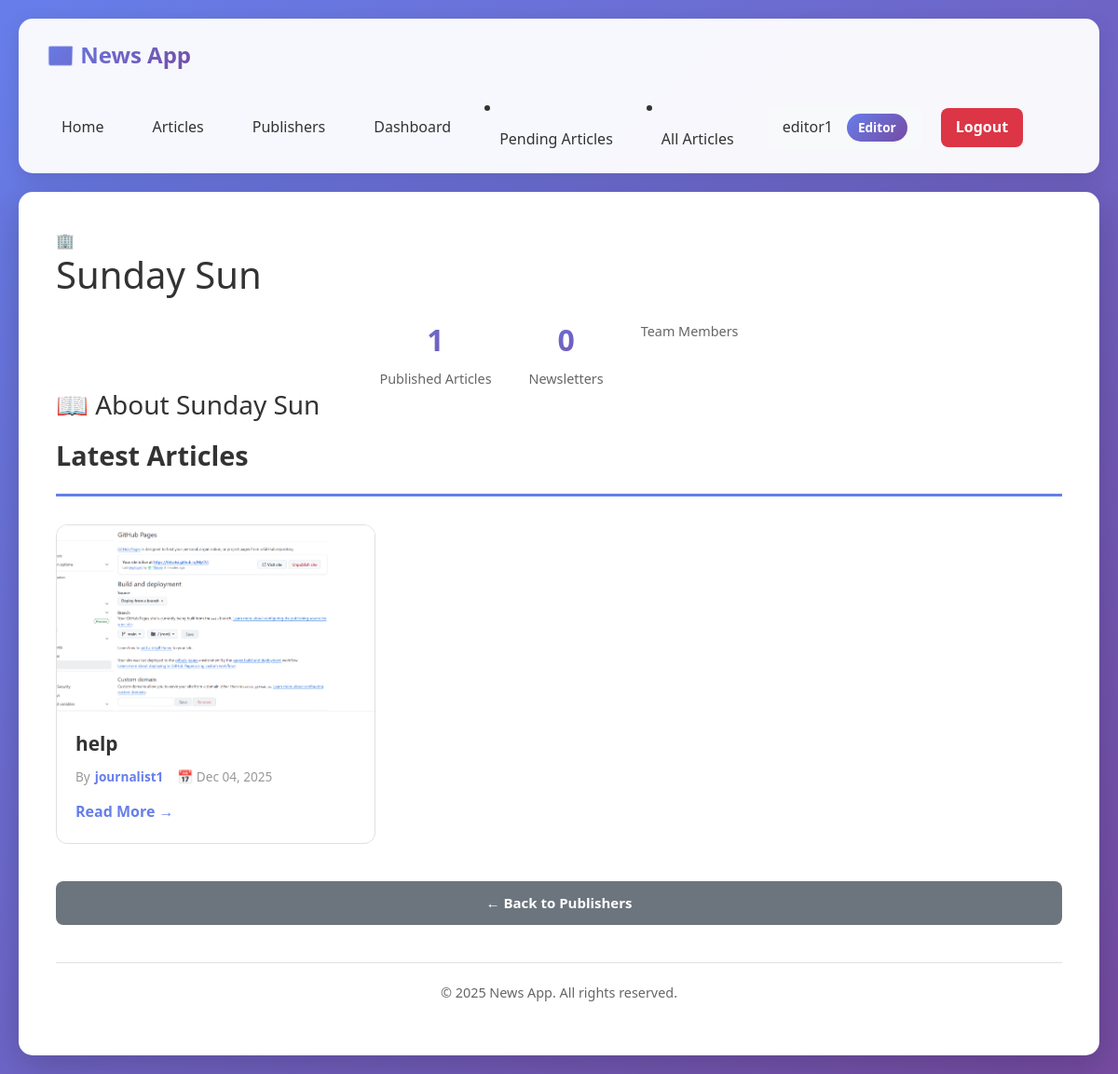
The app's page /publishers/1/ (signed in) with its own data.
### news_app/models.py (models this page shows, shortened)
class CustomUser(AbstractUser):
    ROLE_CHOICES = [
        ("reader", "Reader"),
        ("editor", "Editor"),
        ("journalist", "Journalist"),
        ("publisher", "Publisher"),
    ]
    role = models.CharField(max_length=20,
                            choices=ROLE_CHOICES,
                            default="reader")
    subscribed_newsletters = models.ManyToManyField("Newsletter",
                                                    related_name="subscribers",
                                                    blank=True)
    subscribed_publishers = models.ManyToManyField(
        "Publisher",
        related_name="subscribed_readers",
        blank=True,
        limit_choices_to={"role": "reader"}
    )
    subscribed_journalists = models.ManyToManyField(
        "self",
        symmetrical=False,
        related_name="journalist_subscribers",
        blank=True,
    )
    created_at = models.DateTimeField(auto_now_add=True)
    updated_at = models.DateTimeField(auto_now=True)
    class Meta:
        verbose_name = "User"
        verbose_name_plural = "Users"
        ordering = ["username"]

class Publisher(models.Model):
    name = models.CharField(max_length=200, unique=True)
    description = models.TextField(blank=True)
    website = models.URLField(blank=True)
    established_date = models.DateField(null=True, blank=True)
    owner = models.ForeignKey(
        "CustomUser",
        on_delete=models.CASCADE,
        related_name="owned_publishers",
        limit_choices_to={"role": "publisher"},
        null=True,
        blank=True,
    )
    created_by = models.ForeignKey(
        "CustomUser",
        on_delete=models.SET_NULL,
        null=True,
        blank=True,
        related_name="publishers_created"
    )
    editors = models.ManyToManyField(
        "CustomUser",
        related_name="publisher_editors",
        blank=True,
        limit_choices_to={"role": "editor"},
    )
    journalists = models.ManyToManyField(
        "CustomUser",
        related_name="publisher_journalists",
        blank=True,
        limit_choices_to={"role": "journalist"},
    )
    created_at = models.DateTimeField(auto_now_add=True)
    updated_at = models.DateTimeField(auto_now=True)
    class Meta:
        ordering = ["name"]
        verbose_name = "Publisher"
        verbose_name_plural = "Publishers"

class Article(models.Model):
    title = models.CharField(max_length=300)
    content = models.TextField()
    summary = models.TextField(max_length=500, blank=True)
    author = models.ForeignKey(
        CustomUser,
        on_delete=models.CASCADE,
        related_name="independent_articles",
        limit_choices_to={"role": "journalist"},
    )
    publisher = models.ForeignKey(
        Publisher,
        on_delete=models.CASCADE,
        related_name="articles",
        null=True,
        blank=True,
    )
    independently_published = models.BooleanField(default=False)
    is_approved = models.BooleanField(default=False)
    approved_by = models.ForeignKey(
        CustomUser,
        on_delete=models.SET_NULL,
        related_name="approved_articles",
        null=True,
        blank=True,
        limit_choices_to={"role": "editor"},
    )
    is_rejected = models.BooleanField(default=False)
    rejected_reason = models.TextField(blank=True, null=True)
    rejected_by = models.ForeignKey(
        CustomUser,
        on_delete=models.SET_NULL,
        null=True,
        blank=True,
        related_name="rejected_articles"
    )
    approval_date = models.DateTimeField(null=True, blank=True)
    rejected_date = models.DateTimeField(null=True, blank=True)
    created_at = models.DateTimeField(auto_now_add=True)
    updated_at = models.DateTimeField(auto_now=True)
    published_date = models.DateTimeField(null=True, blank=True)
    image = models.ImageField(upload_to="article_images/",
                              blank=True,
                              null=True)
    class Meta:
        ordering = ["-created_at"]
        verbose_name = "Article"
        verbose_name_plural = "Articles"
        permissions = [
            ("approve_article", "Can approve articles"),
        ]

### news_app/views.py (the view)
def publisher_detail(request, pk):
    publisher = get_object_or_404(Publisher, pk=pk)
    recent_articles = (
        Article.objects.filter(publisher=publisher, is_approved=True)
        .select_related("author")
        .order_by("-published_date")[:10]
    )
    is_member = False
    can_request_join = False
    if request.user.is_authenticated:
        if request.user.role == "journalist":
            is_member = (
                publisher.journalists.filter(pk=request.user.pk).exists()
            )
            can_request_join = not is_member
        elif request.user.role == "editor":
            is_member = (
                publisher.editors.filter(pk=request.user.pk).exists()
            )
            can_request_join = not is_member
    context = {
        "publisher": publisher,
        "recent_articles": recent_articles,
        "editors": publisher.editors.all(),
        "journalists": publisher.journalists.all(),
        "is_member": is_member,
        "can_request_join": can_request_join,
    }
    return render(request, "news_app/publisher_detail.html", context)

### news_app/templates/news_app/publisher_detail.html (shortened to what this page needs)
{% extends 'news_app/base.html' %}
{% load static %}
{% block content %}
    <div class="publisher-hero">
        <div class="publisher-icon">🏢</div>
        <h1 class="publisher-title-main">{{ publisher.name }}</h1>
        <div class="stats-bar">
            <div class="stat-item">
                <div class="stat-number">{{ publisher.articles.count }}</div>
                <div class="stat-label">Published Articles</div>
            </div>
            <div class="stat-item">
                <div class="stat-number">{{ publisher.newsletters.count }}</div>
                <div class="stat-label">Newsletters</div>
            </div>
            <div class="stat-item">
                <div class="stat-label">Team Members</div>
            </div>
        </div>
    </div>
    <div class="publisher-content-section">
        <h3 style="color: #333; margin-bottom: 20px;">📖 About {{ publisher.name }}</h3>
    </div>
    {% if publisher.articles.exists %}
    <div class="section-header">
        <h2 class="section-title">Latest Articles</h2>
    </div>
    <div class="article-grid">
        {% for article in publisher.articles.all|slice:":6" %}
        <div class="article-card" onclick="window.location.href='{% url 'article_detail' article.pk %}'">
            {% if article.image %}
            <div class="article-image">
                <img src="{{ article.image.url }}" alt="{{ article.title }}">
            </div>
            {% else %}
            <div class="article-placeholder">
                📰
            </div>
            {% endif %}
            <div class="article-content">
                <h3 class="article-title">{{ article.title }}</h3>
                <div class="article-meta">
                    <div class="meta-item">
                        <span>By</span>
                        <span style="color: #667eea; font-weight: 600;">{{ article.author.username }}</span>
                    </div>
                    <div class="meta-item">
                        📅 {{ article.published_date|date:"M d, Y" }}
                    </div>
                </div>
                <a href="{% url 'article_detail' article.pk %}" class="read-more">
                    Read More →
                </a>
            </div>
        </div>
        {% endfor %}
    </div>
    {% endif %}
    <div class="action-buttons">
        <a href="{% url 'publisher_list' %}" class="btn btn-secondary">
            ← Back to Publishers
        </a>
    </div>
{% endblock %}

### news_app/templates/news_app/base.html (shortened to what this page needs)
{% load static %}
<!DOCTYPE html>
<html lang="en">
<head>
    <link href="https://cdn.jsdelivr.net/npm/bootstrap@5.3.0/dist/css/bootstrap.min.css" rel="stylesheet">
    <link rel="stylesheet" href="{% static 'news_app/style.css' %}">
</head>
<body>
    <nav class="navbar">
        <a href="{% url 'home' %}" class="navbar-brand">📰 News App</a>
        <div class="navbar-menu">
            {% if user.is_authenticated %}
                <a href="{% url 'home' %}" class="nav-link">Home</a>
                <a href="{% url 'article_list' %}" class="nav-link">Articles</a>
                <a href="{% url 'publisher_list' %}" class="nav-link">Publishers</a>
                <a href="{% url 'dashboard' %}" class="nav-link">Dashboard</a>
                {% if user.role == 'editor' %}
                    <li class="nav-item">
                        <a href="{% url 'pending_articles' %}" class="nav-link">Pending Articles</a>
                    </li>
                    <li class="nav-item">
                        <a class="nav-link" href="{% url 'article_list' %}">All Articles</a>
                    </li>
                {% endif %}
                <div class="user-info">
                    <span>{{ user.username }}</span>
                    <span class="user-badge">{{ user.get_role_display }}</span>
                </div>
                <a href="{% url 'logout' %}" class="btn-logout">Logout</a>
            {% else %}
                <a href="{% url 'home' %}" class="nav-link">Home</a>
                <a href="{% url 'article_list' %}" class="nav-link">Articles</a>
                <a href="{% url 'newsletter_list' %}" class="nav-link">Newsletters</a>
                <a href="{% url 'login' %}" class="nav-link">Login</a>
                <a href="{% url 'register' %}" class="nav-link">Register</a>
            {% endif %}
        </div>
    </nav>
    <div class="container">
        {% block content %}{% endblock %}
        <div class="footer">
            {% block footer %}
            <p>&copy; 2025 News App. All rights reserved.</p>
            {% endblock %}
        </div>
    </div>
</body>
</html>

### news_app/static/news_app/style.css (style rules this page uses)
* { margin: 0; padding: 0; box-sizing: border-box; }
body { font-family: 'Segoe UI', Tahoma, Geneva, Verdana, sans-serif; background: linear-gradient(135deg, #667eea 0%, #764ba2 100%); min-height: 100vh; padding: 20px; color: #333; line-height: 1.6; }
.navbar { background: rgba(255, 255, 255, 0.95); padding: 15px 30px; border-radius: 15px; margin-bottom: 20px; box-shadow: 0 5px 20px rgba(0,0,0,0.1); display: flex; justify-content: space-between; align-items: center; flex-wrap: wrap; gap: 20px; }
.navbar-brand { font-size: 1.5em; font-weight: bold; background: linear-gradient(135deg, #667eea 0%, #764ba2 100%); -webkit-background-clip: text; -webkit-text-fill-color: transparent; background-clip: text; text-decoration: none; }
.navbar-menu { display: flex; gap: 20px; align-items: center; flex-wrap: wrap; }
.nav-link { color: #333; text-decoration: none; font-weight: 500; padding: 8px 16px; border-radius: 8px; transition: all 0.3s; }
.user-info { display: flex; align-items: center; gap: 15px; padding: 8px 16px; background: #f8f9fa; border-radius: 8px; }
.user-badge { padding: 4px 12px; background: linear-gradient(135deg, #667eea 0%, #764ba2 100%); color: white; border-radius: 20px; font-size: 0.85em; font-weight: 600; }
.btn-logout { padding: 8px 16px; background: #dc3545; color: white; border: none; border-radius: 8px; font-weight: 600; cursor: pointer; text-decoration: none; display: inline-block; transition: all 0.3s; }
.container { max-width: 1200px; margin: 0 auto; background: white; padding: 40px; border-radius: 15px; box-shadow: 0 10px 40px rgba(0,0,0,0.2); }
.btn { padding: 12px 24px; border: none; border-radius: 8px; font-size: 15px; font-weight: 600; cursor: pointer; text-decoration: none; display: inline-block; transition: all 0.3s; text-align: center; }
.btn-secondary { background: #6c757d; color: white; }
.stats-bar { display: flex; justify-content: center; gap: 40px; margin-top: 20px; flex-wrap: wrap; }
.stat-item { text-align: center; }
.stat-number { font-size: 2em; font-weight: bold; background: linear-gradient(135deg, #667eea 0%, #764ba2 100%); -webkit-background-clip: text; -webkit-text-fill-color: transparent; background-clip: text; }
.stat-label { font-size: 0.9em; color: #666; margin-top: 5px; }
.section-header { display: flex; justify-content: space-between; align-items: center; margin-bottom: 30px; padding-bottom: 15px; border-bottom: 3px solid #667eea; flex-wrap: wrap; gap: 15px; }
.section-title { font-size: 1.8em; color: #333; font-weight: 600; }
.article-grid, .newsletter-grid, .publisher-grid, .journalist-grid, .subscription-grid { display: grid; grid-template-columns: repeat(auto-fill, minmax(300px, 1fr)); gap: 25px; margin-bottom: 40px; }
.article-card, .newsletter-card, .publisher-card, .journalist-card, .subscription-card { background: #fff; border: 1px solid #e0e0e0; border-radius: 12px; overflow: hidden; transition: all 0.3s; }
.article-content, .newsletter-body, .newsletter-content, .publisher-content, .journalist-content, .subscription-content { padding: 20px; }
.article-title, .newsletter-title, .publisher-name, .journalist-name, .subscription-name { font-size: 1.3em; color: #333; margin-bottom: 10px; font-weight: 600; line-height: 1.4; }
.article-meta, .newsletter-meta { display: flex; flex-wrap: wrap; gap: 15px; font-size: 0.85em; color: #999; margin-bottom: 15px; }
.meta-item { display: flex; align-items: center; gap: 5px; }
.article-image { width: 100%; height: 200px; object-fit: cover; }
.article-image img { width: 100%; height: 100%; object-fit: cover; }
.read-more { display: inline-block; color: #667eea; font-weight: 600; text-decoration: none; transition: all 0.3s; }
.action-buttons, .newsletter-actions, .article-actions { display: flex; gap: 10px; flex-wrap: wrap; margin-top: 15px; }
.action-buttons .btn, .newsletter-actions .btn, .article-actions .btn { flex: 1; min-width: 120px; }
.footer { margin-top: 40px; padding-top: 20px; border-top: 1px solid #e0e0e0; text-align: center; color: #666; font-size: 0.9em; }

### records on screen
CustomUser: username "editor1", role "Editor"
Publisher: name "Sunday Sun", articles.count "1", newsletters.count "0"
Article: image (picture), title "help", author.username "journalist1", published_date "Dec 04, 2025"
